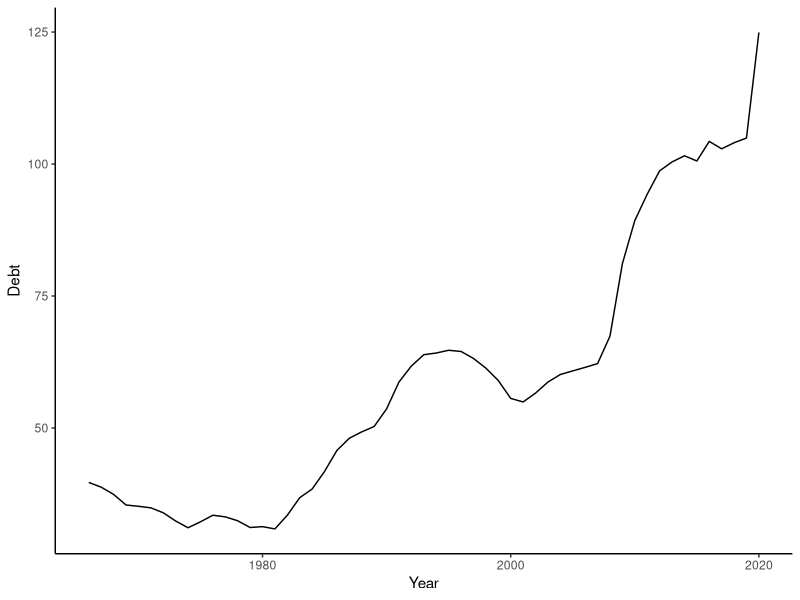

R code for this plot:
## ---- chunk 1
library(dplyr)
library(ggplot2)
library(ggrepel)

data <- read.csv("debt_gdp.csv")
data <- data %>%
  rename(Year = "DATE", Debt = "GFDEGDQ188S")


data$Year <- gsub("-01-01","", data$Year)
data$Year <- as.numeric(as.character(data$Year))
head(data)
## ---- chunk 2
ggplot(data = data, aes(x = Year, y = Debt)) +
  geom_line() + 
  theme_classic()



